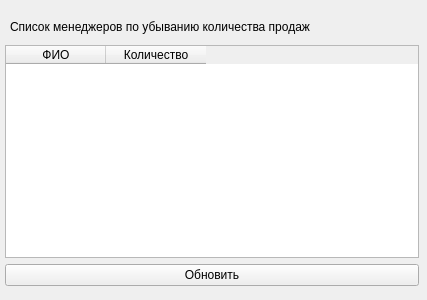
<?xml version="1.0" encoding="UTF-8"?>
<ui version="4.0">
 <class>BuxForm</class>
 <widget class="QWidget" name="BuxForm">
  <property name="geometry">
   <rect>
    <x>0</x>
    <y>0</y>
    <width>427</width>
    <height>300</height>
   </rect>
  </property>
  <property name="windowTitle">
   <string>Топ работников</string>
  </property>
  <widget class="QWidget" name="verticalLayoutWidget">
   <property name="geometry">
    <rect>
     <x>0</x>
     <y>10</y>
     <width>424</width>
     <height>281</height>
    </rect>
   </property>
   <layout class="QVBoxLayout" name="verticalLayout">
    <property name="margin">
     <number>5</number>
    </property>
    <item>
     <layout class="QHBoxLayout" name="horizontalLayout">
      <property name="margin">
       <number>5</number>
      </property>
      <item>
       <widget class="QLabel" name="label">
        <property name="text">
         <string>Список менеджеров по убыванию количества продаж</string>
        </property>
       </widget>
      </item>
     </layout>
    </item>
    <item>
     <widget class="QTableWidget" name="buxTable">
      <column>
       <property name="text">
        <string>ФИО</string>
       </property>
      </column>
      <column>
       <property name="text">
        <string>Количество</string>
       </property>
      </column>
     </widget>
    </item>
    <item>
     <widget class="QPushButton" name="pushButton">
      <property name="text">
       <string>Обновить</string>
      </property>
     </widget>
    </item>
   </layout>
  </widget>
 </widget>
 <resources/>
 <connections/>
</ui>
